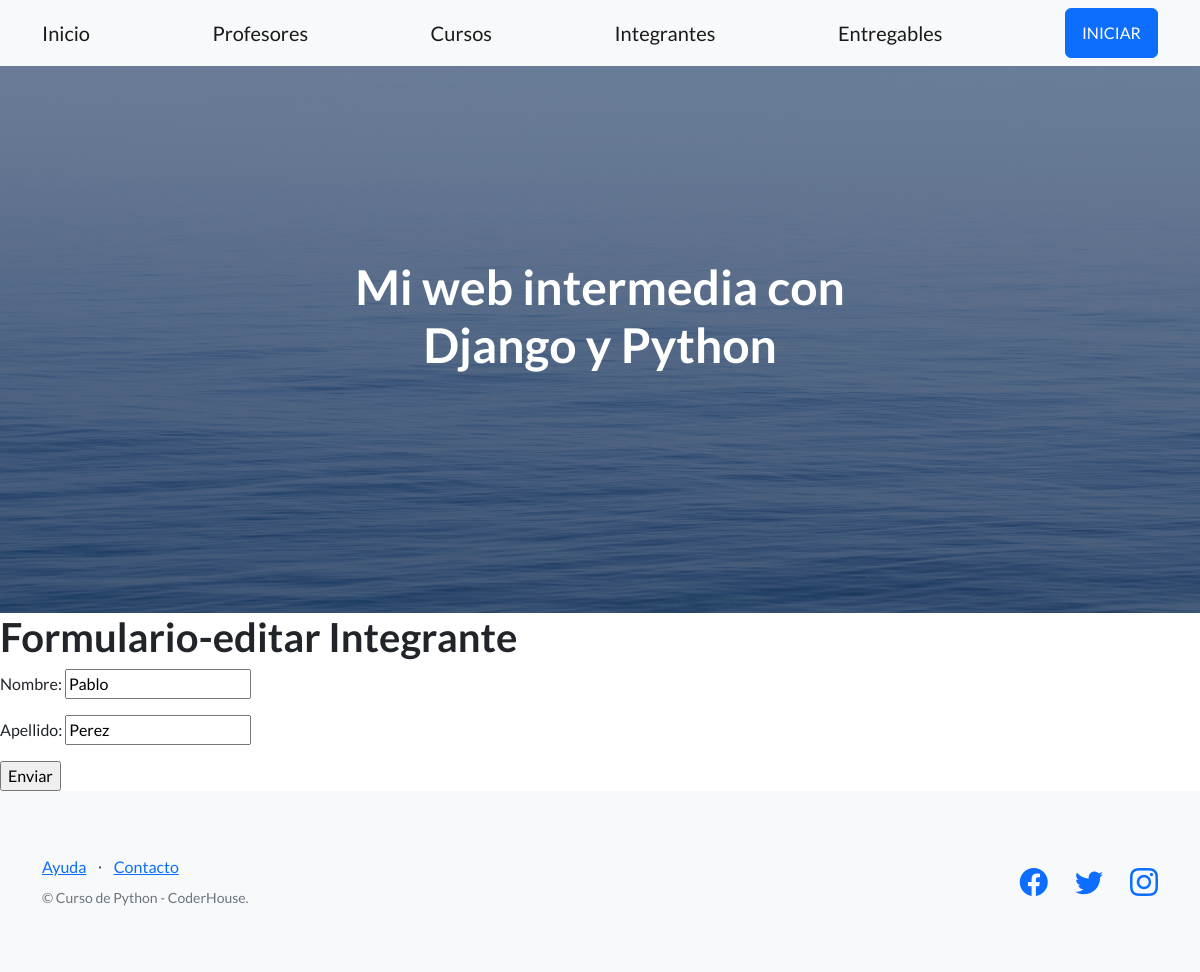
The page /Primer_app/editar_integrante/Pablo/ on the database as committed earlier.
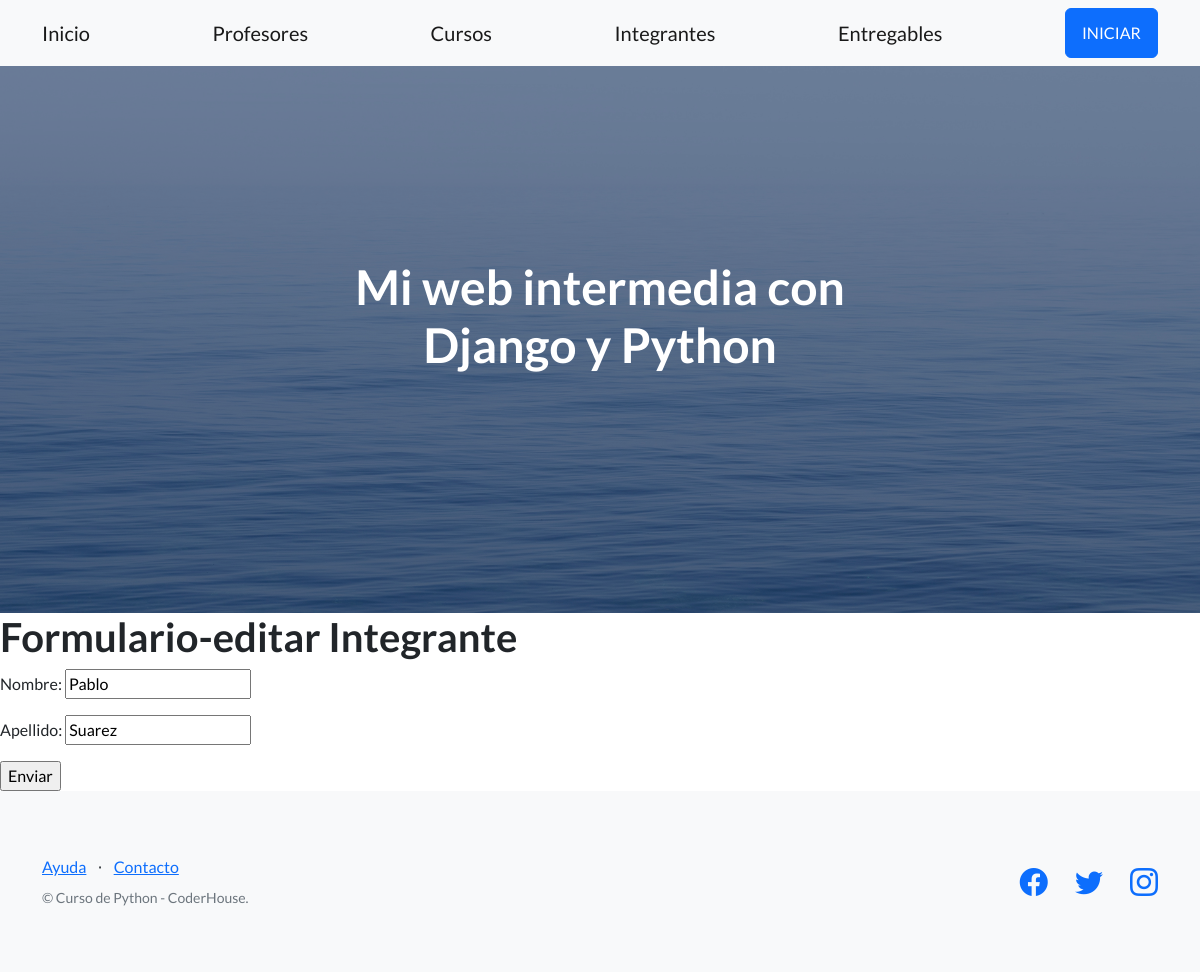
The same page on the database as committed later.
### Primer_app/models.py (models this page shows, shortened)
class Integrantes(models.Model):
    nombre = models.CharField(max_length=30)
    apellido = models.CharField(max_length=30)

### Primer_app/views.py (the view)
# urls.py: path('editar_integrante/<nombreIntegrante>/',views.editar_integrantes,name='EditarIntegrante'),
def editar_integrantes(request,nombreIntegrante):
    integrante = Integrantes.objects.get(nombre = nombreIntegrante)
    if request.method == "POST":
        form_Inte= IntegrantesFormulario(request.POST)
        print(form_Inte)
        if form_Inte.is_valid():
            info = form_Inte.cleaned_data
            integrante.nombre = info['nombre']
            integrante.apellido = info['apellido']
            integrante.save()
        return render(request,'Primer_app/Padre.html',{"form_Inte":form_Inte})
    else:
        form_Inte = IntegrantesFormulario(initial={'nombre':integrante.nombre, 'apellido':integrante.apellido})
    return render(request,'Primer_app/editar_integrante.html',{"form_Inte":form_Inte,"nombreIntegrante":nombreIntegrante})

### Primer_app/forms.py
class IntegrantesFormulario(forms.Form):
    nombre = forms.CharField(max_length=30)
    apellido = forms.CharField(max_length=30)

### Primer_app/Templates/Primer_app/editar_integrante.html (shortened to what this page needs)
{% extends "Primer_app/Padre.html" %}
{% load static %}
{% block contenidoQueCambia %}
    <h1> Formulario-editar Integrante</h1>
    <form action="{% url 'primerApp:EditarIntegrante' nombreIntegrante %}", method ='POST'>{% csrf_token %}
            {{  form_Inte.as_p }}
        <input type="submit", value="Enviar">
    </form>
{% endblock %}

Rows that differ between the two databases and show on the page:
changed Integrantes "Pablo": apellido "Perez" → "Suarez"
